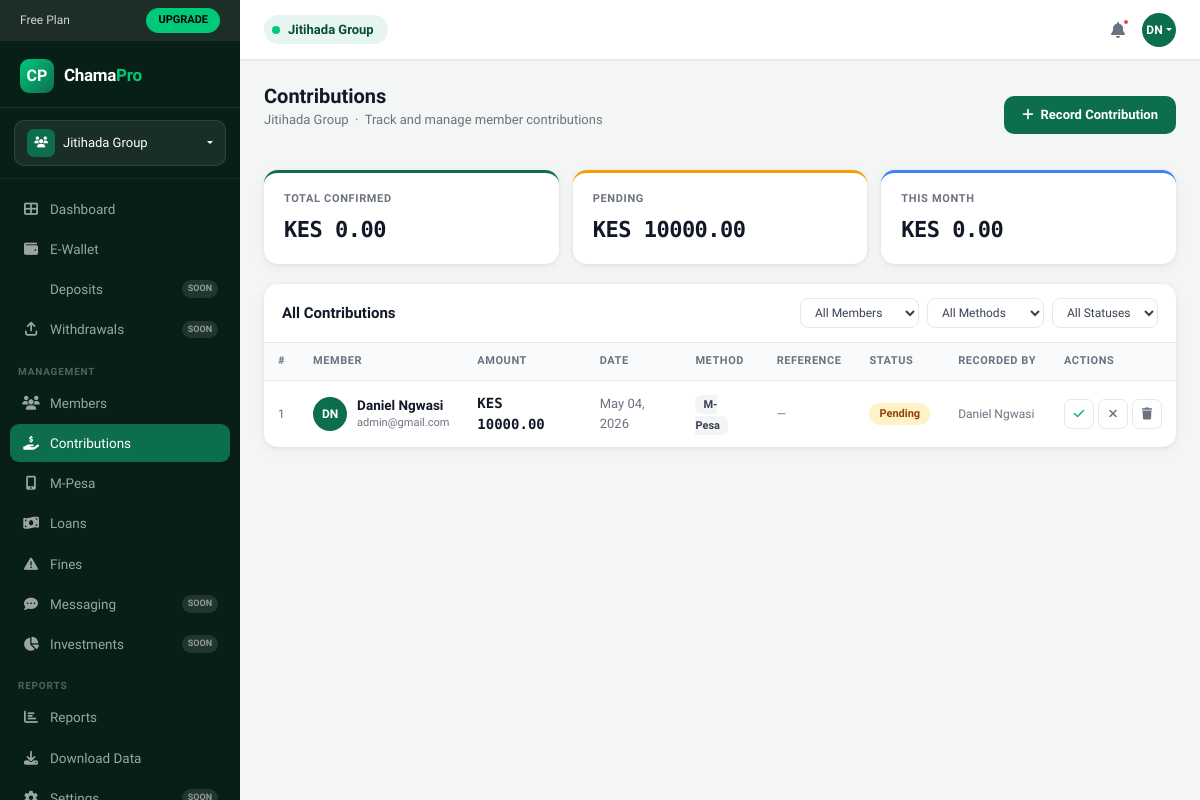
Before: /chama/2/contributions/ (signed in) with the older database file.
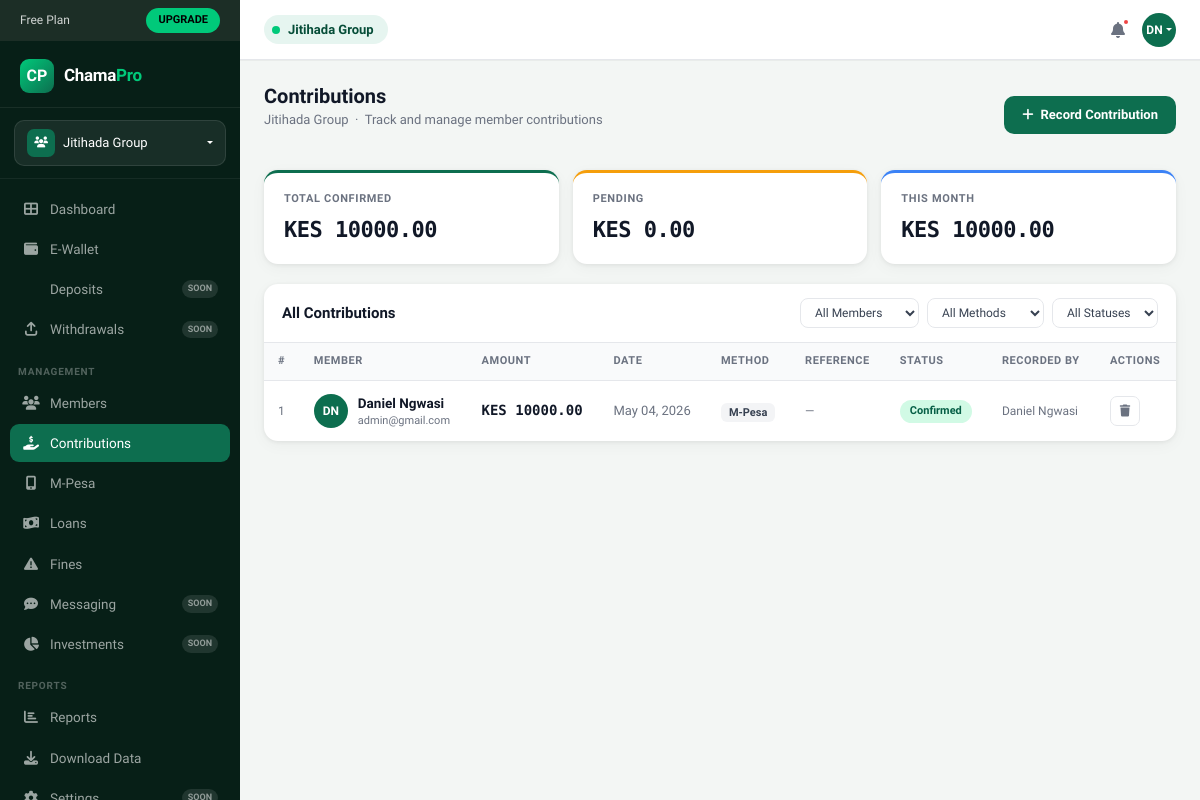
After: the same page with the newer database file.
### chamapro/models.py (models this page shows, shortened)
class Contribution(models.Model):
    PAYMENT_METHODS = [
        ('mpesa',  'M-Pesa'),
        ('bank',   'Bank Transfer'),
        ('cash',   'Cash'),
        ('cheque', 'Cheque'),
    ]
    STATUS_CHOICES = [
        ('pending',   'Pending'),
        ('confirmed', 'Confirmed'),
        ('rejected',  'Rejected'),
    ]
    chama          = models.ForeignKey(Chama, on_delete=models.CASCADE, related_name='contributions')
    member         = models.ForeignKey('User', on_delete=models.CASCADE, related_name='contributions')
    amount         = models.DecimalField(max_digits=12, decimal_places=2)
    payment_method = models.CharField(max_length=20, choices=PAYMENT_METHODS, default='cash')
    reference      = models.CharField(max_length=255, blank=True, null=True)
    notes          = models.TextField(blank=True, null=True)
    status         = models.CharField(max_length=20, choices=STATUS_CHOICES, default='confirmed')
    date           = models.DateField(default=timezone.now)
    recorded_by    = models.ForeignKey(
        'User', null=True, blank=True, on_delete=models.SET_NULL, related_name='recorded_contributions'
    )
    created_at = models.DateTimeField(auto_now_add=True)
    class Meta:
        ordering = ['-date', '-created_at']

class User(AbstractUser):
    phone = models.CharField(max_length=30, unique=True, null=True, blank=True)
    national_id   = models.CharField(max_length=20, blank=True, null=True)
    kra_pin       = models.CharField(max_length=20, blank=True, null=True)
    bio           = models.TextField(blank=True, null=True)
    occupation    = models.CharField(max_length=100, blank=True, null=True)
    location      = models.CharField(max_length=100, blank=True, null=True)
    avatar        = models.ImageField(upload_to='avatars/', blank=True, null=True)
    bank_name     = models.CharField(max_length=100, blank=True, null=True)
    bank_account  = models.CharField(max_length=30, blank=True, null=True)
    mpesa_number  = models.CharField(max_length=20, blank=True, null=True)
    KYC_CHOICES = [
        ('unverified', 'Unverified'),
        ('pending',    'Pending Review'),
        ('verified',   'Verified'),
    ]
    kyc_status = models.CharField(max_length=20, choices=KYC_CHOICES, default='unverified')

### chamapro/views.py (the view)
# urls.py: path('chama/<int:chama_id>/contributions/', views.contributions, name='contributions'),
@login_required(login_url='login')
def contributions(request, chama_id):
    chama = get_object_or_404(Chama, id=chama_id)
    my = get_object_or_404(Membership, chama=chama, user=request.user, active=True)
    contribs = chama.contributions.select_related('member', 'recorded_by').order_by('-date', '-created_at')
    member_filter = request.GET.get('member', '')
    method_filter = request.GET.get('method', '')
    status_filter = request.GET.get('status', '')
    if member_filter:
        contribs = contribs.filter(member_id=member_filter)
    if method_filter:
        contribs = contribs.filter(payment_method=method_filter)
    if status_filter:
        contribs = contribs.filter(status=status_filter)
    today = datetime.date.today()
    total_confirmed  = chama.contributions.filter(status='confirmed').aggregate(t=Sum('amount'))['t'] or 0
    total_pending    = chama.contributions.filter(status='pending').aggregate(t=Sum('amount'))['t'] or 0
    total_this_month = chama.contributions.filter(
        status='confirmed', date__month=today.month, date__year=today.year,
    ).aggregate(t=Sum('amount'))['t'] or 0
    members = chama.memberships.filter(active=True).select_related('user')
    context = {
        'chama': chama,
        'my_membership': my,
        'can_manage': my.role in ('admin', 'treasurer'),
        'contributions': contribs,
        'members': members,
        'total_confirmed': total_confirmed,
        'total_pending': total_pending,
        'total_this_month': total_this_month,
        'member_filter': member_filter,
        'method_filter': method_filter,
        'status_filter': status_filter,
        'payment_methods': Contribution.PAYMENT_METHODS,
    }
    return render(request, 'contributions.html', context)

### chamapro/context_processors.py (called while the page is built)
def user_subscription(request):
    if request.user.is_authenticated:
        try:
            sub = request.user.subscription
        except Exception:
            sub = None
        return {'user_subscription': sub}
    return {'user_subscription': None}

### chamapro/templates/contributions.html (shortened to what the changed rows need)
{% load static %}
<!DOCTYPE html>
<html lang="en">
<head>
  <link href="https://cdn.jsdelivr.net/npm/bootstrap@5.3.2/dist/css/bootstrap.min.css" rel="stylesheet">
  <link rel="stylesheet" href="https://cdnjs.cloudflare.com/ajax/libs/font-awesome/6.4.2/css/all.min.css">
</head>
<body>
<div class="main-wrap">
  <div class="main-content">
    <div class="d-flex align-items-center justify-content-between mb-4 flex-wrap gap-3">
      <div>
        <h1 class="page-title">Contributions</h1>
      </div>
    </div>
    <div class="stat-row">
      <div class="stat-card">
        <div class="stat-label">Total Confirmed</div>
        <div class="stat-value">KES {{ total_confirmed|floatformat:2 }}</div>
      </div>
      <div class="stat-card warning">
        <div class="stat-label">Pending</div>
        <div class="stat-value">KES {{ total_pending|floatformat:2 }}</div>
      </div>
      <div class="stat-card info">
        <div class="stat-label">This Month</div>
        <div class="stat-value">KES {{ total_this_month|floatformat:2 }}</div>
      </div>
    </div>
    <div class="table-card">
      <div class="table-responsive">
        <table>
          <thead>
            <tr>
              <th>#</th>
              <th>Member</th>
              <th>Amount</th>
              <th>Date</th>
              <th>Method</th>
              <th>Reference</th>
              <th>Status</th>
              <th>Recorded by</th>
              {% if can_manage %}<th>Actions</th>{% endif %}
            </tr>
          </thead>
          <tbody>
            {% for c in contributions %}
            <tr>
              <td style="color:var(--muted);font-size:12px;">{{ forloop.counter }}</td>
              <td>
                <div class="member-cell">
                  <div class="avatar-sm">{{ c.member.first_name.0|upper }}{{ c.member.last_name.0|upper }}</div>
                  <div>
                    <div class="member-name">{{ c.member.get_full_name|default:c.member.username }}</div>
                    <div class="member-email">{{ c.member.email }}</div>
                  </div>
                </div>
              </td>
              <td class="amount-cell">{{ chama.currency }} {{ c.amount|floatformat:2 }}</td>
              <td style="color:var(--muted);font-size:13px;">{{ c.date|date:"M d, Y" }}</td>
              <td><span class="method-badge">{{ c.get_payment_method_display }}</span></td>
              <td style="font-size:12px;color:var(--muted);">{{ c.reference|default:"—" }}</td>
              <td><span class="badge-status badge-{{ c.status }}">{{ c.get_status_display }}</span></td>
              <td style="font-size:12px;color:var(--muted);">{{ c.recorded_by.get_full_name|default:"—" }}</td>
              {% if can_manage %}
              <td>
                <div style="display:flex;gap:4px;">
                  {% if c.status == 'pending' %}
                  <form method="post" action="{% url 'contribution_status_update' chama.id c.id %}">
                    <button type="submit" class="action-btn" title="Confirm" style="color:#10b981;">
                      <i class="fas fa-check"></i>
                    </button>
                  </form>
                  <form method="post" action="{% url 'contribution_status_update' chama.id c.id %}">
                    <button type="submit" class="action-btn danger" title="Reject">
                      <i class="fas fa-times"></i>
                    </button>
                  </form>
                  {% endif %}
                  <form method="post" action="{% url 'contribution_delete' chama.id c.id %}"
                        onsubmit="return confirm('Delete this contribution?')">
                    <button type="submit" class="action-btn danger" title="Delete">
                      <i class="fas fa-trash"></i>
                    </button>
                  </form>
                </div>
              </td>
              {% endif %}
            </tr>
            {% endfor %}
          </tbody>
        </table>
      </div>
    </div>
  </div>
</div>
</body>
</html>

Changed rows visible on the page:
changed Contribution "M-Pesa": status "Pending" → "Confirmed"
Other visible differences:
{{ total_confirmed|floatformat:2 }}: "0.00" → "10000.00"
{{ total_pending|floatformat:2 }}: "10000.00" → "0.00"
{{ total_this_month|floatformat:2 }}: "0.00" → "10000.00"
